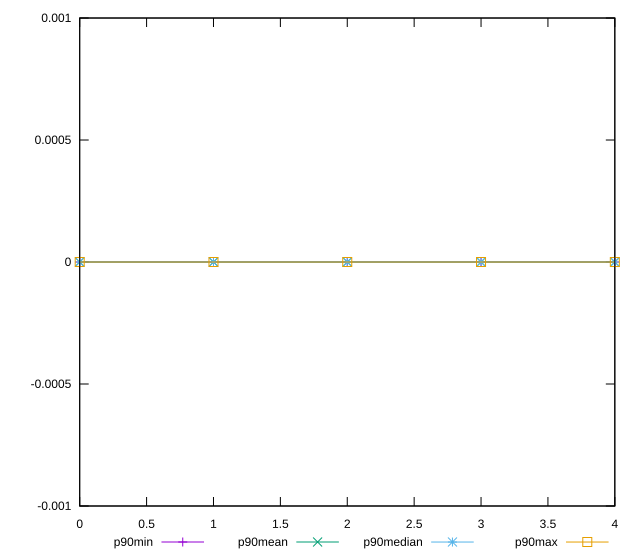

Here is the gnuplot script that generated this plot:
reset

$p90Min <<EOF
0 0
1 0
2 0
3 0
4 0
EOF

$p90Mean <<EOF
0 7.97234618746788e-19
1 1.4261641513137e-17
2 6.377876949974306e-18
3 4.074754718039137e-18
4 0
EOF

$p90Median <<EOF
0 0
1 1.6653345369377347e-17
2 0
3 0
4 0
EOF

$p90Max <<EOF
0 1.6653345369377347e-17
1 3.3306690738754695e-17
2 1.6653345369377347e-17
3 1.6653345369377347e-17
4 0
EOF

set key outside below
set xrange [0:4]
set yrange [-0.001:0.0010000000000000334]
set trange [-0.001:0.0010000000000000334]
set terminal svg size 640, 560 enhanced background rgb 'white'
set output "report_00018_2021-02-10T15-25-16.877Z/meta/score-difference/progression/value.svg"

plot $p90Min title "p90min" with linespoints, \
     $p90Mean title "p90mean" with linespoints, \
     $p90Median title "p90median" with linespoints, \
     $p90Max title "p90max" with linespoints

reset
